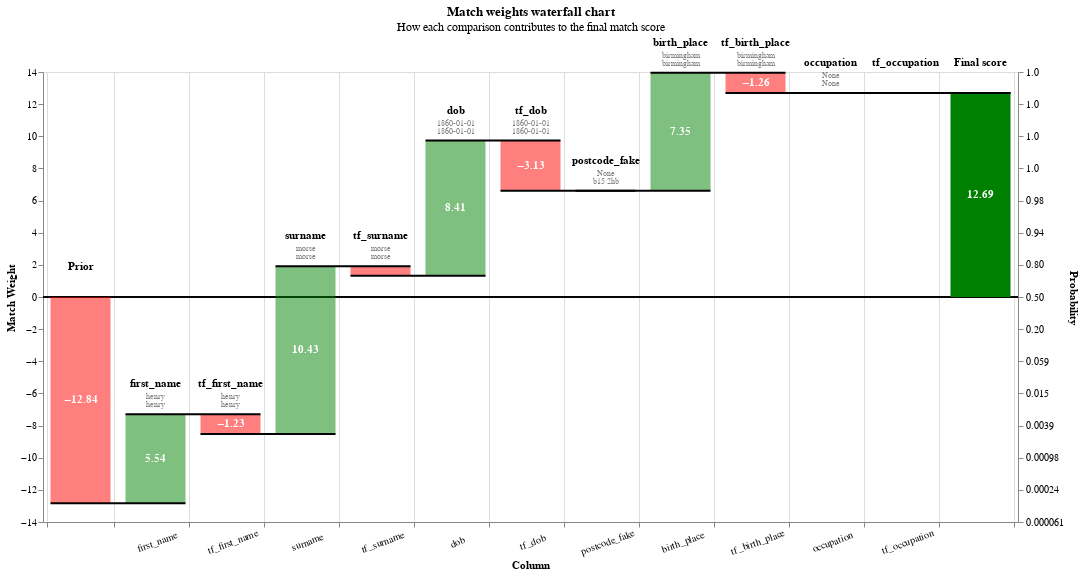

This figure's notebook cell:
### Markdown cell above
You can also view rows in this dataset as a waterfall chart as follows:

### Code cell
from splink.charts import waterfall_chart

records_to_plot = df_e.to_dict(orient="records")
linker.waterfall_chart(records_to_plot, filter_nulls=False)
